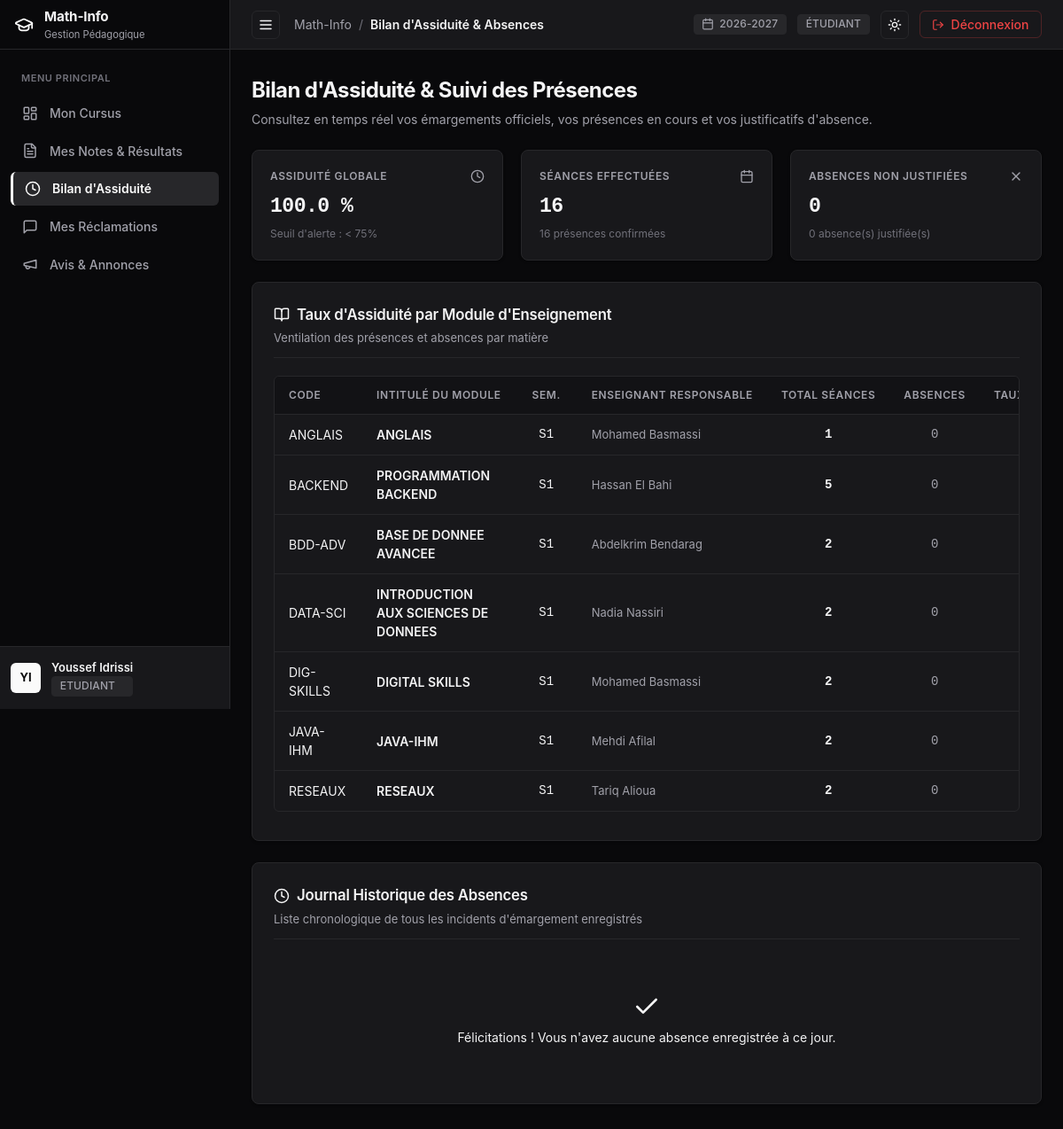
Screenshot of /etudiant/absences (signed in) with the database file from the repository.
### tables this page shows
CREATE TABLE `utilisateurs` (
  `idUtilisateur` int NOT NULL AUTO_INCREMENT,
  `nom` varchar(100) NOT NULL,
  `prenom` varchar(100) NOT NULL,
  `email` varchar(150) NOT NULL,
  `motDePasse` varchar(255) NOT NULL,
  `role` enum('ADMIN','ENSEIGNANT','ETUDIANT') NOT NULL,
  `dateCreation` timestamp NULL DEFAULT CURRENT_TIMESTAMP,
  PRIMARY KEY (`idUtilisateur`),
  UNIQUE KEY `email` (`email`)
);

CREATE TABLE `modules` (
  `idModule` int NOT NULL AUTO_INCREMENT,
  `code` varchar(20) NOT NULL,
  `intitule` varchar(150) NOT NULL,
  `semestre` enum('S1','S2','S3','S4') NOT NULL,
  `coefficient` float NOT NULL DEFAULT '1',
  `idFiliere` int NOT NULL,
  `idEnseignant` int DEFAULT NULL,
  PRIMARY KEY (`idModule`),
  UNIQUE KEY `code` (`code`),
  KEY `idFiliere` (`idFiliere`),
  KEY `idEnseignant` (`idEnseignant`),
  CONSTRAINT `modules_ibfk_1` FOREIGN KEY (`idFiliere`) REFERENCES `filieres` (`idFiliere`) ON DELETE CASCADE,
  CONSTRAINT `modules_ibfk_2` FOREIGN KEY (`idEnseignant`) REFERENCES `enseignants` (`idUtilisateur`) ON DELETE SET NULL
);

### src/Views/etudiant/absences.php (the view, shortened to what the rows shown need)
<?php
$tauxGlobal = number_format((float)$overall['taux_assiduite'], 1);
?>
<div class="content-container">
  <div style="margin-bottom: 1.5rem;">
    <h1 style="font-size: 1.5rem; font-weight: 700; letter-spacing: -0.025em; color: var(--text-main); margin-bottom: 0.25rem;">
      Bilan d'Assiduité & Suivi des Présences
    </h1>
    <p style="color: var(--text-muted); font-size: 0.875rem;">
      Consultez en temps réel vos émargements officiels, vos présences en cours et vos justificatifs d'absence.
    </p>
  </div>
  <div class="grid grid-cols-3" style="margin-bottom: 1.5rem;">
    <div class="card stat-card">
      <div class="stat-header">
        <span class="stat-label">Assiduité Globale</span>
        <span class="stat-icon"><?= Icon::get('clock', 16) ?></span>
      </div>
      <div class="stat-value" style="font-size: 1.45rem; font-weight: 800; font-family: ui-monospace, monospace; color: <?= (float)$overall['taux_assiduite'] >= 80 ? 'var(--color-success)' : 'var(--color-danger)' ?>;">
        <?= $tauxGlobal ?> %
      </div>
      <div class="stat-meta">Seuil d'alerte : < 75%</div>
    </div>
    <div class="card stat-card">
      <div class="stat-header">
        <span class="stat-label">Séances Effectuées</span>
        <span class="stat-icon"><?= Icon::get('calendar', 16) ?></span>
      </div>
      <div class="stat-value" style="font-size: 1.45rem; font-weight: 800; font-family: ui-monospace, monospace;">
        <?= $overall['total_seances'] ?>
      </div>
      <div class="stat-meta"><?= $overall['total_presences'] ?> présences confirmées</div>
    </div>
    <div class="card stat-card">
      <div class="stat-header">
        <span class="stat-label">Absences Non Justifiées</span>
        <span class="stat-icon"><?= Icon::get('x', 16) ?></span>
      </div>
      <div class="stat-value" style="font-size: 1.45rem; font-weight: 800; font-family: ui-monospace, monospace; color: var(--color-danger);">
        <?= $overall['non_justifiees'] ?>
      </div>
      <div class="stat-meta">
        <?= $overall['justifiees'] ?> absence(s) justifiée(s)
      </div>
    </div>
  </div>
  <div class="card" style="margin-bottom: 1.5rem;">
    <div class="card-header">
      <div>
        <span class="card-title">
          <?= Icon::get('book-open', 18) ?>
          <span>Taux d'Assiduité par Module d'Enseignement</span>
        </span>
        <span class="card-desc" style="display: block; margin-top: 0.25rem;">
          Ventilation des présences et absences par matière
        </span>
      </div>
    </div>
    <?php if (empty($byModule)): ?>
      <div style="padding: 2.5rem; text-align: center; color: var(--text-muted); font-size: 0.875rem;">
        Aucun module rattaché à votre compte.
      </div>
    <?php else: ?>
      <div class="table-wrapper">
        <table class="data-table">
          <thead>
            <tr>
              <th style="min-width: 90px;">Code</th>
              <th style="min-width: 170px;">Intitulé du Module</th>
              <th style="min-width: 70px; text-align: center;">Sem.</th>
              <th style="min-width: 150px;">Enseignant Responsable</th>
              <th style="min-width: 90px; text-align: center;">Total Séances</th>
              <th style="min-width: 80px; text-align: center;">Absences</th>
              <th style="min-width: 120px; text-align: right;">Taux d'Assiduité</th>
            </tr>
          </thead>
          <tbody>
            <?php foreach ($byModule as $m): ?>
              <?php
                $s = $m['summary'];
                $taux = (float)$m['taux_assiduite'];
              ?>
              <tr>
                <td><span class="badge-code"><?= htmlspecialchars($m['module_code']) ?></span></td>
                <td>
                  <div style="font-weight: 600; color: var(--text-main); font-size: 0.875rem;">
                    <?= htmlspecialchars($m['module_intitule']) ?>
                  </div>
                </td>
                <td style="text-align: center; font-family: ui-monospace, monospace;"><?= htmlspecialchars($m['semestre']) ?></td>
                <td style="font-size: 0.8125rem; color: var(--text-muted);">
                  <?= !empty($m['enseignant_nom']) ? htmlspecialchars($m['enseignant_prenom'] . ' ' . $m['enseignant_nom']) : '<span style="color: var(--text-subtle);">Non assigné</span>' ?>
                </td>
                <td style="text-align: center; font-family: ui-monospace, monospace; font-weight: 600;">
                  <?= $s['total_seances'] ?>
                </td>
                <td style="text-align: center; font-family: ui-monospace, monospace; color: <?= $s['total_absences'] > 0 ? 'var(--color-danger)' : 'var(--text-muted)' ?>;">
                  <?= $s['total_absences'] ?>
                </td>
                <td style="text-align: right; font-family: ui-monospace, monospace; font-weight: 700; color: <?= $taux >= 80 ? 'var(--color-success)' : ($taux >= 60 ? 'var(--color-warning)' : 'var(--color-danger)') ?>;">
                </td>
              </tr>
            <?php endforeach; ?>
          </tbody>
        </table>
      </div>
    <?php endif; ?>
  </div>
  <div class="card">
    <div class="card-header">
      <div>
        <span class="card-title">
          <?= Icon::get('clock', 18) ?>
          <span>Journal Historique des Absences</span>
        </span>
        <span class="card-desc" style="display: block; margin-top: 0.25rem;">
          Liste chronologique de tous les incidents d'émargement enregistrés
        </span>
      </div>
    </div>
    <?php if (empty($detailed)): ?>
      <div style="padding: 2.5rem; text-align: center; color: var(--color-success); font-size: 0.875rem;">
        <div style="margin-bottom: 0.5rem;"><?= Icon::get('check', 32) ?></div>
        Félicitations ! Vous n'avez aucune absence enregistrée à ce jour.
      </div>
    <?php endif; ?>
  </div>
</div>

### src/Views/layout/main.php (shortened to what the rows shown need)
<?php
$currentUser = Auth::user();
$currentRole = Auth::role();
$activeNav = $activeNav ?? 'dashboard';
?>
<!DOCTYPE html>
<html lang="fr" data-theme="dark">
<head>
  <link rel="stylesheet" href="/css/style.css">
</head>
<body class="app-shell">
  <aside id="sidebar" class="sidebar">
    <div class="sidebar-header">
      <a href="/" class="sidebar-brand">
        <span class="brand-icon"><?= Icon::get('graduation-cap', 22) ?></span>
        <div class="brand-text">
          <span class="brand-name">Math-Info</span>
          <span class="brand-sub">Gestion Pédagogique</span>
        </div>
      </a>
    </div>
    <nav class="sidebar-nav">
      <div class="nav-section-title">Menu Principal</div>
      <?php if ($currentRole === 'ADMIN'): ?>
        <a href="/admin/dashboard" class="nav-item <?= $activeNav === 'dashboard' ? 'active' : '' ?>">
          <span class="nav-icon"><?= Icon::get('layout-dashboard', 18) ?></span>
          <span class="nav-label">Tableau de bord</span>
        </a>
        <a href="/admin/filieres" class="nav-item <?= $activeNav === 'filieres' ? 'active' : '' ?>">
          <span class="nav-icon"><?= Icon::get('landmark', 18) ?></span>
          <span class="nav-label">Filières</span>
        </a>
        <a href="/admin/modules" class="nav-item <?= $activeNav === 'modules' ? 'active' : '' ?>">
          <span class="nav-icon"><?= Icon::get('book-open', 18) ?></span>
          <span class="nav-label">Modules</span>
        </a>
        <a href="/admin/utilisateurs" class="nav-item <?= $activeNav === 'utilisateurs' ? 'active' : '' ?>">
          <span class="nav-icon"><?= Icon::get('users', 18) ?></span>
          <span class="nav-label">Utilisateurs</span>
        </a>
        <a href="/admin/inscriptions" class="nav-item <?= $activeNav === 'inscriptions' ? 'active' : '' ?>">
          <span class="nav-icon"><?= Icon::get('clipboard-list', 18) ?></span>
          <span class="nav-label">Inscriptions</span>
        </a>
        <a href="/admin/annonces" class="nav-item <?= $activeNav === 'annonces' ? 'active' : '' ?>">
          <span class="nav-icon"><?= Icon::get('megaphone', 18) ?></span>
          <span class="nav-label">Annonces</span>
        </a>
        <a href="/admin/audit" class="nav-item <?= $activeNav === 'audit' ? 'active' : '' ?>">
          <span class="nav-icon"><?= Icon::get('shield-check', 18) ?></span>
          <span class="nav-label">Journal d'Audit</span>
        </a>
        <a href="/admin/reclamations" class="nav-item <?= $activeNav === 'reclamations' ? 'active' : '' ?>">
          <span class="nav-icon"><?= Icon::get('message-square', 18) ?></span>
          <span class="nav-label">Réclamations</span>
        </a>
      <?php elseif ($currentRole === 'ETUDIANT'): ?>
        <a href="/etudiant/dashboard" class="nav-item <?= $activeNav === 'dashboard' ? 'active' : '' ?>">
          <span class="nav-icon"><?= Icon::get('layout-dashboard', 18) ?></span>
          <span class="nav-label">Mon Cursus</span>
        </a>
        <a href="/etudiant/notes" class="nav-item <?= $activeNav === 'notes' ? 'active' : '' ?>">
          <span class="nav-icon"><?= Icon::get('file-text', 18) ?></span>
          <span class="nav-label">Mes Notes & Résultats</span>
        </a>
        <a href="/etudiant/absences" class="nav-item <?= $activeNav === 'absences' ? 'active' : '' ?>">
          <span class="nav-icon"><?= Icon::get('clock', 18) ?></span>
          <span class="nav-label">Bilan d'Assiduité</span>
        </a>
        <a href="/etudiant/reclamations" class="nav-item <?= $activeNav === 'reclamations' ? 'active' : '' ?>">
          <span class="nav-icon"><?= Icon::get('message-square', 18) ?></span>
          <span class="nav-label">Mes Réclamations</span>
        </a>
        <a href="/etudiant/annonces" class="nav-item <?= $activeNav === 'annonces' ? 'active' : '' ?>">
          <span class="nav-icon"><?= Icon::get('megaphone', 18) ?></span>
          <span class="nav-label">Avis & Annonces</span>
        </a>
      <?php endif; ?>
    </nav>
    <div class="sidebar-footer">
      <div class="user-profile-widget">
        <div class="user-avatar">
          <?= strtoupper(substr($currentUser ? $currentUser->getPrenom() : 'U', 0, 1) . substr($currentUser ? $currentUser->getNom() : 'S', 0, 1)) ?>
        </div>
        <div class="user-meta">
          <span class="user-name"><?= htmlspecialchars($currentUser ? $currentUser->getNomComplet() : 'Utilisateur') ?></span>
          <span class="user-role-badge badge badge-neutral"><?= htmlspecialchars($currentRole ?? '') ?></span>
        </div>
      </div>
    </div>
  </aside>
  <div class="main-wrapper">
    <header class="app-topbar">
      <div class="topbar-left">
        <button id="sidebarToggle" class="btn btn-icon sidebar-toggle-btn-topbar" title="Basculer le menu" aria-label="Menu">
          <?= Icon::get('menu', 18) ?>
        </button>
        <div class="breadcrumb">
          <span class="breadcrumb-root">Math-Info</span>
          <span class="breadcrumb-sep">/</span>
          <span class="breadcrumb-current"><?= htmlspecialchars($title ?? 'Dashboard') ?></span>
        </div>
      </div>
      <div class="topbar-right">
        <div class="badge badge-neutral" title="Année Universitaire en cours">
          <?= Icon::get('calendar', 14) ?>
          <span>2026-2027</span>
        </div>
        <?php if ($currentRole === 'ADMIN'): ?>
          <span class="badge badge-warning">ADMIN</span>
        <?php elseif ($currentRole === 'ENSEIGNANT'): ?>
          <span class="badge badge-neutral">ENSEIGNANT</span>
        <?php else: ?>
          <span class="badge badge-neutral">ÉTUDIANT</span>
        <?php endif; ?>
        <button id="themeToggle" class="btn btn-icon" title="Basculer Mode Clair/Sombre" aria-label="Basculer Thème">
          <span id="themeIcon"><?= Icon::get('sun', 16) ?></span>
        </button>
        <a href="/logout" class="btn btn-destructive" title="Déconnexion">
          <?= Icon::get('log-out', 14) ?>
          <span class="desktop-only">Déconnexion</span>
        </a>
      </div>
    </header>
    <main class="page-content">
      <div class="content-container">
        <?= $content ?>
      </div>
    </main>
  </div>
</body>
</html>

### rows the page displays
utilisateurs: prenom+nom "YI", prenom+nom "Youssef Idrissi"
modules: code "ANGLAIS", intitule "ANGLAIS", semestre "S1", utilisateurs.prenom+nom "Mohamed Basmassi", total_seances "1", total_absences "0"
modules: code "BACKEND", intitule "PROGRAMMATION BACKEND", semestre "S1", utilisateurs.prenom+nom "Hassan El Bahi", total_seances "5", total_absences "0"
modules: code "BDD-ADV", intitule "BASE DE DONNEE AVANCEE", semestre "S1", utilisateurs.prenom+nom "Abdelkrim Bendarag", total_seances "2", total_absences "0"
modules: code "DATA-SCI", intitule "INTRODUCTION AUX SCIENCES DE DONNEES", semestre "S1", utilisateurs.prenom+nom "Nadia Nassiri", total_seances "2", total_absences "0"
modules: code "DIG-SKILLS", intitule "DIGITAL SKILLS", semestre "S1", utilisateurs.prenom+nom "Mohamed Basmassi", total_seances "2", total_absences "0"
modules: code "JAVA-IHM", intitule "JAVA-IHM", semestre "S1", utilisateurs.prenom+nom "Mehdi Afilal", total_seances "2", total_absences "0"
modules: code "RESEAUX", intitule "RESEAUX", semestre "S1", utilisateurs.prenom+nom "Tariq Alioua", total_seances "2", total_absences "0"

### other values shown
$currentRole "ETUDIANT"
$title "Bilan d'Assiduité & Absences"
$tauxGlobal "100.0"
$overall['total_seances'] "16"
$overall['total_presences'] "16"
$overall['non_justifiees'] "0"
$overall['justifiees'] "0"
